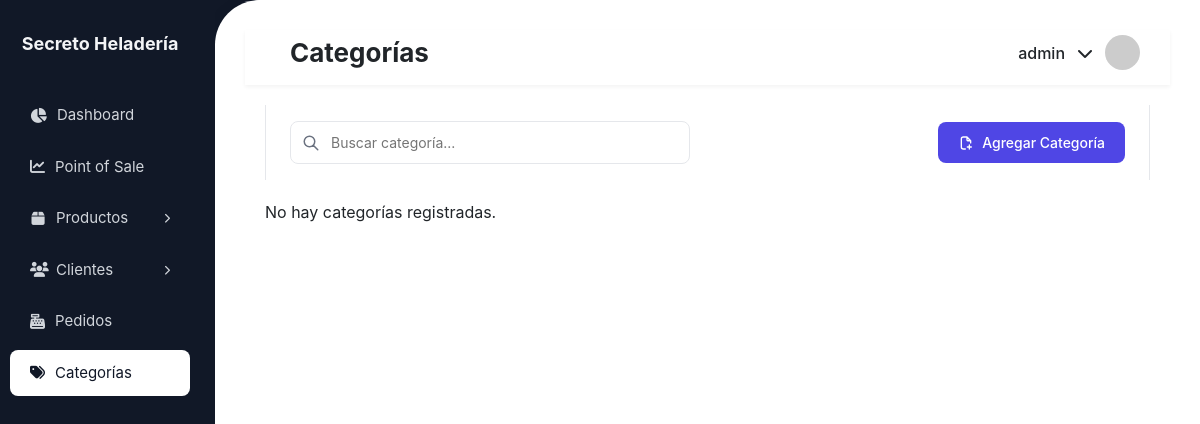
/heladeria/categorias/ (signed in), run on an earlier commit of the app's database.
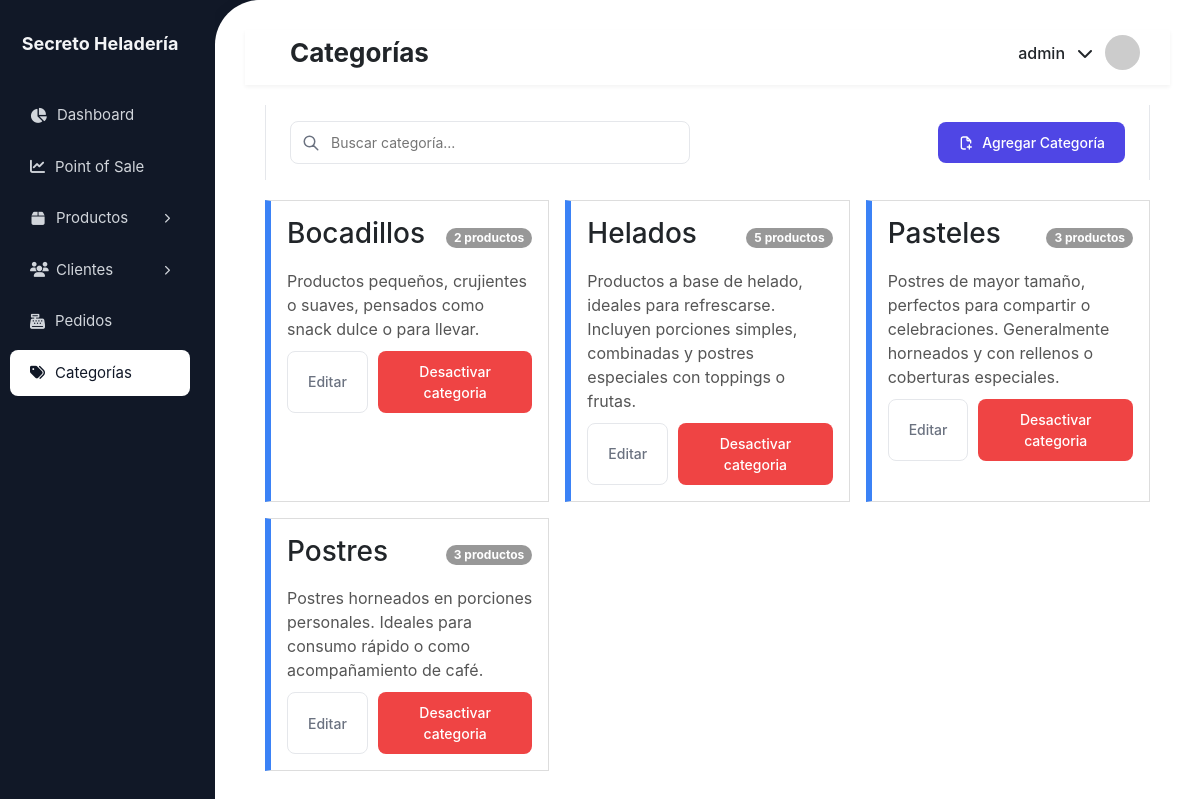
And on a later commit of the database.
### heladeria/models.py (models this page shows, shortened)
class BaseModel(models.Model):
    STATE_CHOICES = [
        ("ACTIVE", "Active"),
        ("INACTIVE", "Inactive"),
    ]
    state = models.CharField(max_length=10, choices=STATE_CHOICES, default="ACTIVE")
    created_at = models.DateTimeField(auto_now_add=True)
    updated_at = models.DateTimeField(auto_now=True)
    deleted_at = models.DateTimeField(null=True, blank=True)
    class Meta:
        abstract = True

class Categoria(BaseModel):
    nombre = models.CharField(max_length=50, unique=True)
    descripcion = models.TextField(blank=True, null=True)
    activa = models.BooleanField(default=True)
    class Meta:
        db_table = 'devices_categoria'

### heladeria/decorators.py (the view)
        def _wrapped_view(request, *args, **kwargs):
            if request.user.is_authenticated:
                if request.user.groups.filter(name__in=grupos).exists():
                    return view_func(request, *args, **kwargs)
            raise PermissionDenied

### categorias/views.py (called while the page is built)
@grupo_requerido('Admin')
@login_required
def lista_categorias(request):
    query = request.GET.get("q", "")
    categorias = (
        Categoria.objects
        .annotate(total_productos=Count("productos"))
        .filter(
            Q(nombre__icontains=query) |
            Q(descripcion__icontains=query)
        )
        .order_by("nombre")
    )
    context = {
        "categorias": categorias,
        "query": query,
    }
    return render(request, "categorias/lista_categorias.html", context)

### heladeria/templatetags/permisos_extras.py (called while the page is built)
@register.filter(name='tiene_grupo')
def tiene_grupo(user, nombre_grupo):
    return user.groups.filter(name=nombre_grupo).exists()

### categorias/templates/categorias/lista_categorias.html (shortened to what this page needs)
{% extends "heladeria/base_generic.html" %}
{% load static %}
{% load permisos_extras %}
{% block extra_css %}
<link rel="stylesheet" href="{% static 'categorias/css/lista_categorias.css' %}">
{% endblock %}
{% block page_title %}Categorías{% endblock %}
{% block content %}
<div class="categorias-container">
    <div class="controls-row">
        <div class="search-filter-section">
            <form method="get" class="search-box">
                <input type="text" name="q" class="search-input" placeholder="Buscar categoría..."
                       value="{{ query|default:'' }}">
            </form>
        </div>
        <div class="action-buttons">
            {% if request.user|tiene_grupo:"Admin" or request.user|tiene_grupo:"Editor" %}
            <button class="btn-action btn-primary-action"
                    onclick="crearCategoria()">
                Agregar Categoría
            </button>
            {% endif %}
        </div>
    </div>
    <div class="categorias-grid">
        {% for cat in categorias %}
        <div class="categoria-card {% if not cat.activa %}inactiva{% endif %}">
            <div class="categoria-header">
                <h3>{{ cat.nombre }}</h3>
                <span class="badge">
                    {{ cat.total_productos }} productos
                </span>
            </div>
            <p class="categoria-desc">
                {{ cat.descripcion|default:"Sin descripción" }}
            </p>
            <div class="categoria-actions">
                <button class="btn-action btn-secondary-action"
                        onclick="editarCategoria({{ cat.id }}, '{{ cat.nombre|escapejs }}', '{{ cat.descripcion|default:''|escapejs }}')">
                    Editar
                </button>
                {% if cat.activa %}
                <button class="btn-action btn-danger-action"
                        title="Desactivar"
                        onclick="desactivarCategoria({{ cat.id }})">
                    Desactivar categoria
                </button>
                {% else %}
                <button class="btn-action btn-success-action"
                        onclick="reactivarCategoria({{ cat.id }})">
                    Reactivar
                </button>
                {% endif %}
            </div>
        </div>
        {% empty %}
        <p>No hay categorías registradas.</p>
        {% endfor %}
    </div>
</div>
{% endblock %}

### heladeria/templates/heladeria/base_generic.html (shortened to what this page needs)
{% load static %}
{% load permisos_extras %}
<!DOCTYPE html>
<html lang="es">
<head>
  <link href="https://cdn.jsdelivr.net/npm/bootstrap@5.3.2/dist/css/bootstrap.min.css" rel="stylesheet">
  <link rel="stylesheet" href="https://cdnjs.cloudflare.com/ajax/libs/font-awesome/6.5.0/css/all.min.css">
  {% block extra_css %}{% endblock %}
  <link rel="stylesheet" href="{% static 'heladeria/css/layout.css' %}">
</head>
<body>
  <aside class="sidebar">
    <div class="brand">Secreto Heladería</div>
    <nav class="menu">
      {% if request.user|tiene_grupo:"Admin" %}
      <a href="{% url 'reporte_dashboard' %}"
        class="{% if request.resolver_match.url_name == 'reporte_dashboard' %}active{% endif %}">
          <i class="fa fa-chart-pie"></i> Dashboard
      </a>
      {% endif %}
      <a href="{% url 'pos_home' %}" class="{% if request.resolver_match.url_name == 'pos_home' %}active{% endif %}">
        <i class="fa fa-chart-line"></i> Point of Sale
      </a>
      {% if request.user|tiene_grupo:"Admin" %}
      <div class="menu-group
      ">
        <a href="{% url 'lista_productos' %}"
          class="menu-parent {% if request.resolver_match.url_name == 'lista_productos' %}active{% endif %}">
          <i class="fa fa-box"></i> Productos
          <i class="fa fa-chevron-right arrow"></i>
        </a>
      </div>
      {% endif %}
      <div class="menu-group
      ">
          <a href="{% url 'lista_clientes' %}"
            class="menu-parent {% if request.resolver_match.url_name == 'lista_clientes' %}active{% endif %}">
              <i class="fa fa-users"></i> Clientes
              <i class="fa fa-chevron-right arrow"></i>
          </a>
      </div>
      <a href="{% url 'lista_ventas' %}" class="{% if request.resolver_match.url_name == 'lista_ventas' %}active{% endif %}">
        <i class="fa fa-cash-register"></i> Pedidos
      </a>
      {% if request.user|tiene_grupo:"Admin" %}
      <a href="{% url 'lista_categorias' %}"
        class="{% if request.resolver_match.url_name == 'lista_categorias' %}active{% endif %}">
          <i class="fa fa-tags"></i> Categorías
      </a>
      {% endif %}
    </nav>
  </aside>
  <div class="main-content">
    <div class="content-box">
      <div class="topbar-background"></div>
      <div class="topbar d-flex justify-content-between align-items-center">
        <div class="d-flex align-items-center gap-3">
          <h2 class="mb-0">{% block page_title %}Página{% endblock %}</h2>
        </div>
        <div class="user user-dropdown">
          <span class="user-name">{{ user.username }}</span>
          <i class="fa fa-chevron-down"></i>
          <img class="user-avatar" src="https://ui-avatars.com/api/?name={{ user.username }}&background=random">
        </div>
      </div>
      {% block content %}{% endblock %}
    </div>
  </div>
</body>
</html>

### categorias/static/categorias/css/lista_categorias.css (style rules this page uses)
.categorias-container { padding: 20px; }
.controls-row { display: flex; justify-content: space-between; margin-bottom: 20px; }
.categorias-grid { display: grid; grid-template-columns: repeat(auto-fill, minmax(280px, 1fr)); gap: 16px; }
.categoria-card { border: 1px solid #ddd; padding: 16px; border-left: 6px solid #3b82f6; background: #fff; }
.categoria-header { display: flex; justify-content: space-between; align-items: center; }
.badge { background: #eeeeee; background-color: #00000067; padding: 4px 8px; border-radius: 12px; font-size: 12px; }
.categoria-desc { margin: 10px 0; color: #555; }
.categoria-actions { display: flex; gap: 10px; }
:root { --primary-blue: #4F46E5; --hover-blue: #4338CA; --border-light: #E5E7EB; --text-gray: #6B7280; --bg-light: #F9FAFB; }
.controls-row { display: flex; gap: 1rem; padding: 1rem 1.5rem; background: white; border-left: 1px solid var(--border-light); border-right: 1px solid var(--border-light); align-items: center; flex-wrap: wrap; }
.search-filter-section { display: flex; gap: 1rem; flex: 1; align-items: center; }
.search-box { position: relative; flex: 1; max-width: 400px; }
.search-input { width: 100%; padding: 0.625rem 1rem 0.625rem 2.5rem; border: 1px solid var(--border-light); border-radius: 8px; font-size: 0.875rem; transition: all 0.2s; }
.action-buttons { display: flex; gap: 0.75rem; margin-left: auto; }
a { text-decoration: none; }
.btn-action { padding: 0.625rem 1.25rem; border-radius: 8px; font-weight: 500; border: none; cursor: pointer; transition: all 0.2s; font-size: 0.875rem; display: flex; align-items: center; gap: 0.5rem; text-decoration: none !important; }
.btn-primary-action { background: var(--primary-blue); color: white; }
.btn-secondary-action { background: white; color: var(--text-gray); border: 1px solid var(--border-light); }
.btn-danger-action { background: #EF4444; color: white; }

### heladeria/static/heladeria/css/layout.css (style rules this page uses)
body { background: #111827; margin: 0; display: flex; height: 100vh; overflow: hidden; font-family: "Inter", sans-serif; }
a { text-decoration: underline; }
.sidebar { position: fixed; left: 0; top: 0; width: 200px; height: 100vh; background: #111827; padding-top: 30px; display: flex; flex-direction: column; z-index: 100; overflow-y: auto; }
.sidebar .brand { font-size: 18px; font-weight: bold; text-align: center; margin-bottom: 30px; color: #F3F4F6; }
.sidebar .menu > a { display: flex; align-items: center; gap: 10px; padding: 12px 20px; color: #D1D5DB; text-decoration: none; border-radius: 8px; font-size: 15px; margin: 5px 10px; transition: 0.2s; }
.sidebar .menu > a.active { background: #ffffff !important; color: #111827 !important; }
.menu-group { margin: 5px 10px; }
.menu-parent { display: flex; align-items: center; gap: 10px; padding: 12px 20px; border-radius: 8px; color: #D1D5DB; font-size: 15px; cursor: pointer; transition: 0.2s; text-decoration: none; }
.menu-parent i:first-child { width: 16px; text-align: center; }
.menu-parent .arrow { margin-left: auto; font-size: 10px; transition: transform 0.2s ease; }
.main-content { margin-left: 215px; flex-grow: 1; padding: 0; overflow: hidden; }
.content-box { padding-top: 45px; background: #fff; border-top-left-radius: 45px; padding: 30px; height: 100vh; overflow-y: auto; box-shadow: 0 4px 20px rgba(0,0,0,0.05); }
.topbar-background { position: fixed; top: 0; width: 100vw; height: 45px; background: #fff; border-top-left-radius: 15px; z-index: 49; }
.topbar { position: sticky; top: 0; z-index: 50; display: flex; justify-content: space-between; align-items: center; box-shadow: 0 2px 4px rgba(0,0,0,0.05); background: #fff; padding: 5px 30px 15px 45px; margin: 0; }
.topbar h2 { font-size: 26px; font-weight: 700; margin-bottom: 10px; }
.topbar .user { display: flex; align-items: center; gap: 12px; font-weight: 500; position: relative; cursor: pointer; }
.topbar .user img { width: 35px; height: 35px; border-radius: 50%; object-fit: cover; }

What changed in the data, as far as the page shows it:
added Categoria: nombre "Bocadillos", total_productos "2", descripcion "Productos pequeños, crujientes o suaves, pensados como snack dulce o para llevar."
added Categoria: nombre "Helados", total_productos "5", descripcion "Productos a base de helado, ideales para refrescarse. Incluyen porciones simples, combinadas y postres especiales con toppings o frutas."
added Categoria: nombre "Pasteles", total_productos "3", descripcion "Postres de mayor tamaño, perfectos para compartir o celebraciones. Generalmente horneados y con rellenos o coberturas especiales."
added Categoria: nombre "Postres", total_productos "3", descripcion "Postres horneados en porciones personales. Ideales para consumo rápido o como acompañamiento de café."
Also different on the page:
text no longer shown: "No hay categorías registradas."
